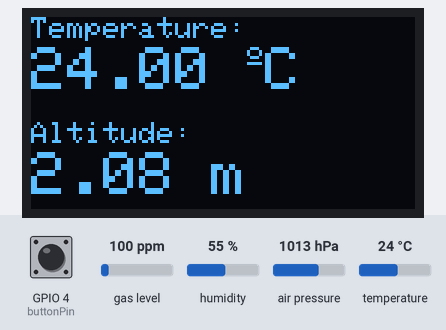
A sketch run on a simulated ESP32. On the bench: 128×64 one-colour display. The test bench sets the inputs (shaded band); at power-on: GPIO 4 (buttonPin) LOW, gas level 100 ppm, humidity 55 %, air pressure 1013 hPa, temperature 24 °C. Storage starts empty; what the sketch prints to the serial monitor is not drawn.

1.8 s: GPIO 4 (buttonPin) pulled HIGH for 0.15 s
Above: at 2.3 s.
8.5 s: GPIO 4 (buttonPin) pulled HIGH for 1 s
Timing chart, 0 to 11.5 s (numbered marks = the images above; inputs shaded):
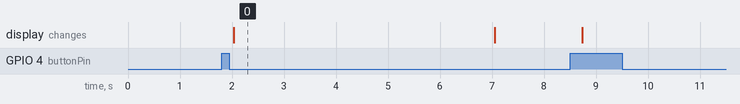

Measured:
- after the input at 1.8 s, the display: changes after 0.23 s (image 0)
- what the display in image 0 shows lasts 5.1 s, from 2.0 s to 7.1 s

The sketch:

ESP32_with_BMP388_MicroSD_Card_Storage_and_OLED_Display.ino
```cpp
// (licence header left out)
//https://randomnerdtutorials.com/altimeter-datalogger-esp32-bmp388/
#include <Arduino.h>
#include <Wire.h>
#include <Adafruit_GFX.h>
#include <Adafruit_SSD1306.h>
#include <Adafruit_Sensor.h>
#include "Adafruit_BMP3XX.h"
#include <WiFi.h>
#include <AsyncTCP.h>
#include <ESPAsyncWebServer.h>

//Libraries for microSD card
#include "FS.h"
#include "SD.h"
#include "SPI.h"

AsyncWebServer server(80);

// Replace with your network credentials
const char* ssid     = "ESP32";
const char* password = NULL;

//OLED Display
#define SCREEN_WIDTH 128 // OLED display width, in pixels
#define SCREEN_HEIGHT 64 // OLED display height, in pixels

Adafruit_SSD1306 display(SCREEN_WIDTH, SCREEN_HEIGHT, &Wire, -1);

// Variables for BMP388
float seaLevelPressure = 1013.25;
Adafruit_BMP3XX bmp;
float alt;
float temp;
float pres;
String dataMessage;

//Pushbutton
const int buttonPin = 4;
int buttonState;
int lastButtonState = LOW;
unsigned long lastDebounceTime = 0;
unsigned long debounceDelay = 50;    // the debounce time; increase if the output flickers

//Timers for datalogging
unsigned long lastTimer = 0;
unsigned long timerDelay = 18000;

const char* PARAM_INPUT_1 = "seaLevelPressure";

// HTML web page to handle 1 input field
const char index_html[] PROGMEM = R"rawliteral(
<!DOCTYPE HTML><html><head>
  <title>Sea Level Pressure</title>
  <meta name="viewport" content="width=device-width, initial-scale=1">
  </head><body>
  <form action="/get">
    Sea Level Pressure: <input type="float" name="seaLevelPressure">
    <input type="submit" value="Submit">
  </form>
</body></html>)rawliteral";

void initBMP(){
  if (!bmp.begin_I2C()) {   // hardware I2C mode, can pass in address & alt Wire
  //if (! bmp.begin_SPI(BMP_CS)) {  // hardware SPI mode
  //if (! bmp.begin_SPI(BMP_CS, BMP_SCK, BMP_MISO, BMP_MOSI)) {  // software SPI mode
    Serial.println("Could not find a valid BMP3 sensor, check wiring!");
    while (1);
  }

  // Set up oversampling and filter initialization
  bmp.setTemperatureOversampling(BMP3_OVERSAMPLING_8X);
  bmp.setPressureOversampling(BMP3_OVERSAMPLING_4X);
  bmp.setIIRFilterCoeff(BMP3_IIR_FILTER_COEFF_3);
  bmp.setOutputDataRate(BMP3_ODR_50_HZ);
}

void getReadings(){
  if (! bmp.performReading()) {
    Serial.println("Failed to perform reading :(");
    return;
  }
  temp = bmp.temperature;
  pres = bmp.pressure / 100.0;
  alt = bmp.readAltitude(seaLevelPressure);
}

void initDisplay(){
  if(!display.begin(SSD1306_SWITCHCAPVCC, 0x3C)) {
    Serial.println(F("SSD1306 allocation failed"));
    for(;;);
  }
  delay(500);
  display.clearDisplay();
  display.setTextColor(WHITE);
}

void displayReadings(){
  display.clearDisplay();
  // display temperature
  display.setTextSize(1);
  display.setCursor(0,0);
  display.print("Temperature: ");
  display.setTextSize(2);
  display.setCursor(0,10);
  display.print(String(temp));
  display.print(" ");
  display.setTextSize(1);
  display.cp437(true);
  display.write(167);
  display.setTextSize(2);
  display.print("C");
  // display altitude
  display.setTextSize(1);
  display.setCursor(0, 35);
  display.print("Altitude: ");
  display.setTextSize(2);
  display.setCursor(0, 45);
  display.print(String(alt));
  display.print(" m");
  display.display();
}

// Initialize SD card
void initSDCard(){
   if (!SD.begin()) {
    Serial.println("Card Mount Failed");
    return;
  }
}

// Write to the SD card
void writeFile(fs::FS &fs, const char * path, const char * message) {
  Serial.printf("Writing file: %s\n", path);

  File file = fs.open(path, FILE_WRITE);
  if(!file) {
    Serial.println("Failed to open file for writing");
    return;
  }
  if(file.print(message)) {
    Serial.println("File written");
  } else {
    Serial.println("Write failed");
  }
  file.close();
}

// Append data to the SD card
void appendFile(fs::FS &fs, const char * path, const char * message) {
  Serial.printf("Appending to file: %s\n", path);

  File file = fs.open(path, FILE_APPEND);
  if(!file) {
    Serial.println("Failed to open file for appending");
    return;
  }
  if(file.print(message)) {
    Serial.println("Message appended");
  } else {
    Serial.println("Append failed");
  }
  file.close();
}

// Initialize WiFi
void initWiFi() {
  WiFi.softAP(ssid, password);
  IPAddress IP = WiFi.softAPIP();
  Serial.print("AP IP address: ");
  Serial.println(IP);
}

void setup() {
  Serial.begin(115200);
  initBMP();
  initDisplay();
  initSDCard();
  initWiFi();
  pinMode(buttonPin, INPUT);

  File file = SD.open("/data.txt");
  if(!file) {
    Serial.println("File doesn't exist");
    Serial.println("Creating file...");
    writeFile(SD, "/data.txt", "Pressure, Altitude, Temperature \r\n");
  }
  else {
    Serial.println("File already exists");
  }
  file.close();

  // Send web page with input fields to client
  server.on("/", HTTP_GET, [](AsyncWebServerRequest *request){
    request->send_P(200, "text/html", index_html);
  });

  // Send a GET request to <ESP_IP>/get?input1=<inputMessage>
  server.on("/get", HTTP_GET, [] (AsyncWebServerRequest *request) {
    String inputMessage;
    // GET input1 value on <ESP_IP>/get?input1=<inputMessage>
    if (request->hasParam(PARAM_INPUT_1)) {
      inputMessage = request->getParam(PARAM_INPUT_1)->value();
      seaLevelPressure = inputMessage.toFloat();
    }
    else {
      inputMessage = "No message sent";
    }
    Serial.println(inputMessage);
    request->send(200, "text/html", "HTTP GET request sent to your ESP on input field with value: " + inputMessage +
                                     "<br><a href=\"/\">Return to Home Page</a>");
  });
  server.begin();

}
void loop() {
  int reading = digitalRead(buttonPin);
  display.clearDisplay();

  // Light up when the pushbutton is pressed
  if (reading != lastButtonState) {
    lastDebounceTime = millis();
  }
  if ((millis() - lastDebounceTime) > debounceDelay) {
    if (reading != buttonState) {
      buttonState = reading;
      if (buttonState == HIGH) {
        getReadings();
        displayReadings();
        delay(5000);
        display.clearDisplay();
        display.display();
        lastDebounceTime = millis();
      }
    }
  }
  lastButtonState = reading;

  // Log data every timerDelay seconds
  if ((millis() - lastTimer) > timerDelay) {
    //Concatenate all info separated by commas
    getReadings();
    dataMessage = String(pres) + "," + String(alt) + "," + String(temp)+ "," + String(seaLevelPressure) + "\r\n";
    Serial.print(dataMessage);
    //Append the data to file
    appendFile(SD, "/data.txt", dataMessage.c_str());
    lastTimer = millis();
  }
}
```
